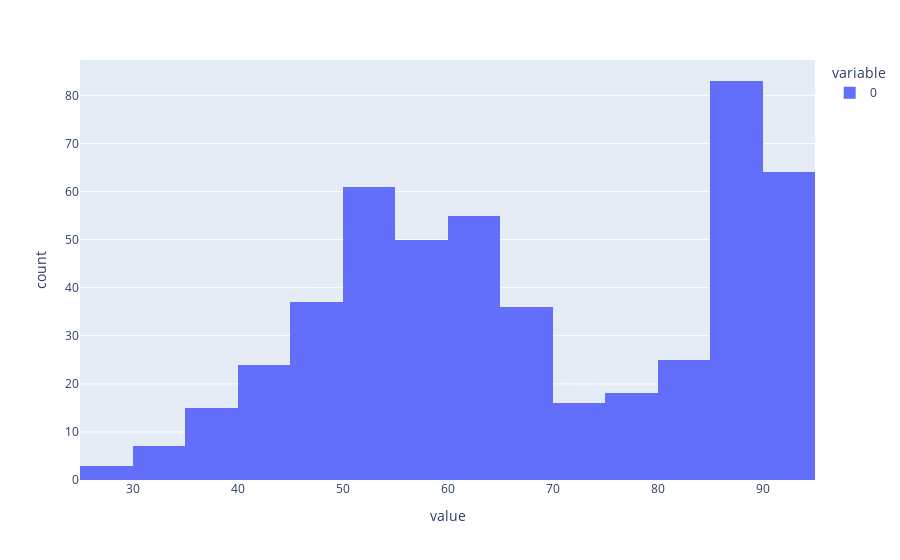

Notebook code for this chart:
### Code cell
px.histogram(b)

### Figure 1 — Plotly figure (JSON) as saved in the notebook; plotly's stock layout.template omitted (floating-point values rounded to 4 significant figures; data arrays with more than 128 entries replaced by an {"elided": "..."} marker saying what was removed)
{"data": [{"alignmentgroup": "True", "bingroup": "x", "hovertemplate": "variable=0<br>value=%{x}<br>count=%{y}<extra></extra>", "legendgroup": "0", "marker": {"color": "#636efa", "pattern": {"shape": ""}}, "name": "0", "offsetgroup": "0", "orientation": "v", "showlegend": true, "type": "histogram", "x": {"elided": "494 float values"}, "xaxis": "x", "yaxis": "y"}], "layout": {"autosize": true, "barmode": "relative", "legend": {"title": {"text": "variable"}, "tracegroupgap": 0}, "margin": {"t": 60}, "xaxis": {"anchor": "y", "autorange": true, "domain": [0, 1], "range": [25, 95], "title": {"text": "value"}, "type": "linear"}, "yaxis": {"anchor": "x", "autorange": true, "domain": [0, 1], "range": [0, 87.37], "title": {"text": "count"}}}}
